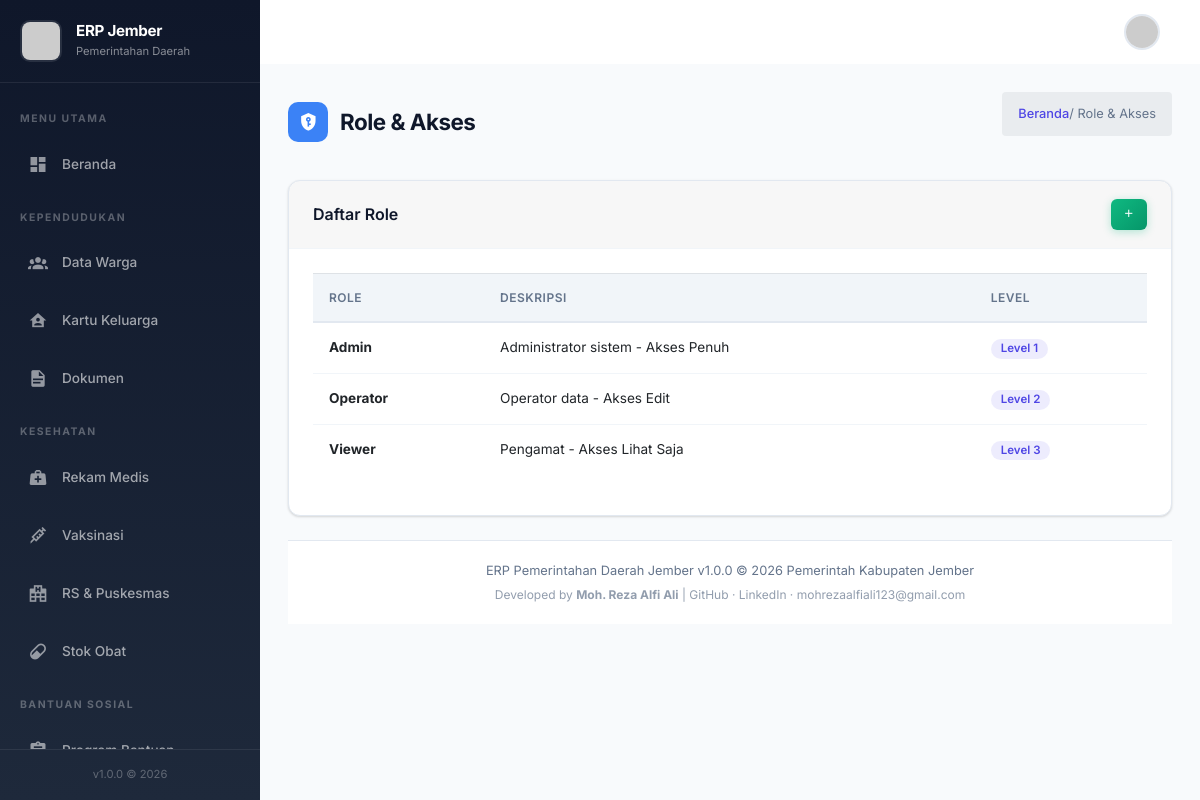
The page /modul/admin/roles.php (signed in) on the database its author committed.
### tables this page shows
CREATE TABLE `tbl_roles` (
  `id` int(11) NOT NULL,
  `nama_role` varchar(50) NOT NULL,
  `deskripsi` text DEFAULT NULL,
  `level_akses` int(11) DEFAULT 3,
  `created_at` timestamp NOT NULL DEFAULT current_timestamp()
);

### includes/functions.php (called while the page is built, shortened)
<?php
function sanitize($data) {
    return htmlspecialchars(trim($data), ENT_QUOTES, 'UTF-8');
}

### modul/admin/roles.php (the view, shortened to what this page needs)
<?php
require_once '../../includes/auth.php';
$roleList = $dbh->query("SELECT * FROM tbl_roles ORDER BY level_akses")->fetchAll();
?>
<!DOCTYPE html>
<html lang="id">
<?php include '../../includes/head.php'; ?>
<body>
    <?php include '../../includes/header.php'; ?>
    <?php include '../../includes/sidebar.php'; ?>
    <div class="app-main">
        <div class="page-header">
            <h3>
                <span class="icon bg-info"><i class="mdi mdi-shield-key"></i></span>
                Role & Akses
            </h3>
            <div class="breadcrumb"><a href="../dashboard/index.php">Beranda</a> / Role & Akses</div>
        </div>
        <div class="card">
            <div class="card-header d-flex justify-content-between align-items-center">
                <h5 class="mb-0">Daftar Role</h5>
                <button class="btn btn-success btn-sm" data-toggle="modal" data-target="#modalTambah"><i class="mdi mdi-plus"></i></button>
            </div>
            <div class="card-body">
                <table class="table table-sm">
                    <thead><tr><th>Role</th><th>Deskripsi</th><th>Level</th></tr></thead>
                    <tbody>
                        <?php foreach ($roleList as $r): ?>
                        <tr>
                            <td><strong><?= sanitize($r->nama_role) ?></strong></td>
                            <td><?= sanitize($r->deskripsi ?? '-') ?></td>
                            <td><span class="badge badge-primary">Level <?= $r->level_akses ?></span></td>
                        </tr>
                        <?php endforeach; ?>
                    </tbody>
                </table>
            </div>
        </div>
        <?php include '../../includes/footer.php'; ?>
    </div>
</body>
</html>

### assets/css/style.css (style rules this page uses)
:root { --primary: #4f46e5; --primary-dark: #4338ca; --primary-light: #818cf8; --primary-50: rgba(79,70,229,0.05); --primary-100: rgba(79,70,229,0.1); --success: #10b981; --success-dark: #059669; --warning: #f59e0b; --warning-dark: #d97706; --danger: #ef4444; --danger-dark: #dc2626; --info: #3b82f6; --info-dark: #2563eb; --dark: #0f172a; --dark-secondary: #1e293b; --gray: #64748b; --gray-light: #94a3b8; --gray-100: #f1f5f9; --gray-200: #e2e8f0; --light: #f8fafc; --white: #ffffff; --sidebar-width: 260px; --sidebar-collapsed: 70px; --header-height: 64px; --shadow-xs: 0 1px 2px rgba(0,0,0,0.05); --shadow: 0 1px 3px rgba(0,0,0,0.1), 0 1px 2px rgba(0,0,0,0.06); --shadow-md: 0 4px 6px -1px rgba(0,0,0,0.1), 0 2px 4px -1px rgba(0,0,0,0.06); --shadow-lg: 0 10px 15px -3px rgba(0,0,0,0.1), 0 4px 6px -2px rgba(0,0,0,0.05); --shadow-xl: 0 20px 25px -5px rgba(0,0,0,0.1), 0 10px 10px -5px rgba(0,0,0,0.04); --radius: 8px; --radius-md: 10px; --radius-lg: 12px; --radius-xl: 16px; --transition: all 0.2s cubic-bezier(0.4, 0, 0.2, 1); --transition-slow: all 0.3s cubic-bezier(0.4, 0, 0.2, 1); }
*, *::before, *::after { box-sizing: border-box; margin: 0; padding: 0; }
html { scroll-behavior: smooth; }
body { font-family: 'Inter', 'Segoe UI', system-ui, -apple-system, sans-serif; background: var(--light); color: var(--dark); line-height: 1.6; overflow-x: hidden; -webkit-font-smoothing: antialiased; -moz-osx-font-smoothing: grayscale; }
a { color: var(--primary); text-decoration: none; transition: var(--transition); }
.app-main { margin-left: var(--sidebar-width); margin-top: var(--header-height); min-height: calc(100vh - var(--header-height)); padding: 28px; transition: var(--transition-slow); animation: fadeIn 0.3s ease-out; }
.page-header { margin-bottom: 28px; display: flex; align-items: center; justify-content: space-between; flex-wrap: wrap; gap: 12px; }
.page-header h3 { font-size: 1.4rem; font-weight: 700; margin: 0; display: flex; align-items: center; gap: 12px; letter-spacing: -0.5px; }
.page-header h3 .icon { width: 40px; height: 40px; border-radius: var(--radius-md); display: inline-flex; align-items: center; justify-content: center; color: var(--white); font-size: 1.2rem; flex-shrink: 0; }
.page-header .breadcrumb { font-size: 0.8rem; color: var(--gray); }
.page-header .breadcrumb a { color: var(--primary); font-weight: 500; }
.card { background: var(--white); border-radius: var(--radius-lg); box-shadow: var(--shadow); border: 1px solid var(--gray-200); margin-bottom: 24px; overflow: hidden; transition: var(--transition); }
.card-header { padding: 18px 24px; border-bottom: 1px solid var(--gray-100); display: flex; align-items: center; justify-content: space-between; flex-wrap: wrap; gap: 12px; }
.card-header h5 { margin: 0; font-size: 1rem; font-weight: 600; color: var(--dark); }
.card-body { padding: 24px; }
.table { width: 100%; border-collapse: collapse; font-size: 0.85rem; }
.table thead th { background: var(--gray-100); border-bottom: 2px solid var(--gray-200); padding: 14px 16px; font-weight: 600; color: var(--gray); font-size: 0.75rem; text-transform: uppercase; letter-spacing: 0.5px; white-space: nowrap; position: sticky; top: 0; }
.table tbody td { padding: 14px 16px; border-bottom: 1px solid var(--gray-100); vertical-align: middle; transition: var(--transition); }
.table tbody tr { transition: var(--transition); }
.table tbody tr:last-child td { border-bottom: none; }
.btn { display: inline-flex; align-items: center; justify-content: center; gap: 8px; padding: 10px 20px; border-radius: var(--radius); font-size: 0.85rem; font-weight: 600; border: none; cursor: pointer; transition: var(--transition); text-decoration: none; white-space: nowrap; position: relative; overflow: hidden; }
.btn-success { background: linear-gradient(135deg, var(--success) 0%, var(--success-dark) 100%); color: var(--white); box-shadow: 0 2px 8px rgba(16,185,129,0.3); }
.btn-sm { padding: 6px 12px; font-size: 0.78rem; border-radius: 6px; }
.badge { display: inline-flex; align-items: center; gap: 4px; padding: 4px 10px; border-radius: 20px; font-size: 0.72rem; font-weight: 600; white-space: nowrap; }
.badge-primary { background: var(--primary-100); color: var(--primary); }
.bg-info { background: var(--info) !important; }
.mb-0 { margin-bottom: 0 !important; }
.d-flex { display: flex !important; }
.align-items-center { align-items: center !important; }
.justify-content-between { justify-content: space-between !important; }

### rows shown on the page
tbl_roles: nama_role "Admin", deskripsi "Administrator sistem - Akses Penuh", level_akses "1"
tbl_roles: nama_role "Operator", deskripsi "Operator data - Akses Edit", level_akses "2"
tbl_roles: nama_role "Viewer", deskripsi "Pengamat - Akses Lihat Saja", level_akses "3"

### other values the page prints
APP_VERSION "1.0.0"
APP_NAME "ERP Pemerintahan Daerah Jember"
